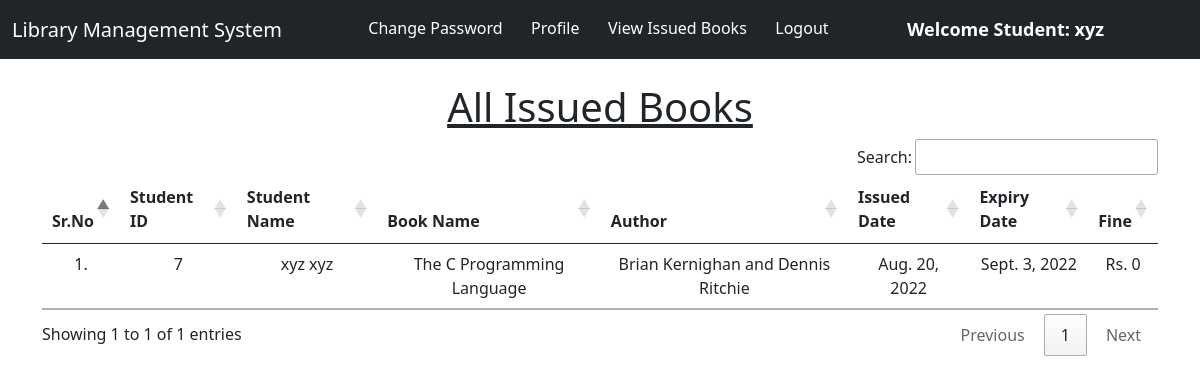
The app's page /student_issued_books/ (signed in) with its own data.
### library/models.py (models this page shows, shortened)
class Book(models.Model):
    name = models.CharField(max_length=200)
    author = models.CharField(max_length=200)
    isbn = models.PositiveIntegerField(primary_key=True)
    category = models.CharField(max_length=50)

class IssuedBook(models.Model):
    student_id = models.CharField(max_length=100, blank=True, primary_key = True)
    isbn = models.CharField(max_length=13)
    issued_date = models.DateField(auto_now=True)
    expiry_date = models.DateField(default=expiry)

### library/views.py (the view)
# urls.py: path("student_issued_books/", views.student_issued_books, name="student_issued_books"),
@login_required(login_url = '/student_login')
def student_issued_books(request):
    student = Student.objects.filter(user_id=request.user.id)
    issuedBooks = IssuedBook.objects.filter(student_id=student[0].user_id)
    li1 = []
    li2 = []
    for i in issuedBooks:
        books = Book.objects.filter(isbn=i.isbn)
        for book in books:
            t=(request.user.id, request.user.get_full_name, book.name,book.author)
            li1.append(t)
        days=(date.today()-i.issued_date)
        d=days.days
        fine=0
        if d>15:
            day=d-14
            fine=day*5
        t=(issuedBooks[0].issued_date, issuedBooks[0].expiry_date, fine)
        li2.append(t)
    return render(request,'student_issued_books.html',{'li1':li1, 'li2':li2})

### library/templates/student_issued_books.html (shortened to what this page needs)
{% extends 'student_navbar.html' %}
{% load static %}
{% block body %}
<div class="container mt-4">
    <h1 class="text-center"><u>All Issued Books</u></h1>
    <table class="table table-hover" id="example">
        <thead>
            <tr class="text-center">
                <th>Sr.No</th>
                <th>Student ID</th>
                <th>Student Name</th>
                <th>Book Name</th>
                <th>Author</th>
                <th>Issued Date</th>
                <th>Expiry Date</th>
                <th>Fine</th>
            </tr>
        </thead>
        <tbody>
            {% for i in li1 %}
            <tr class="text-center">
                <td>{{forloop.counter}}.</td>
                <td>{{i.0}}</td>
                <td>{{i.1}}</td>
                <td>{{i.2}}</td>
                <td>{{i.3}}</td>
                {% endfor %}
                {% for i in li2 %}
                <td>{{i.0}}</td>
                <td>{{i.1}}</td>
                <td>Rs. {{i.2}}</td>
            </tr>
            {% endfor %}
        </tbody>
    </table>
    </div>
{% endblock %}

### library/templates/student_navbar.html (shortened to what this page needs)
<!doctype html>
<html lang="en">
  <head>
    <link href="https://cdn.jsdelivr.net/npm/bootstrap@5.1.0/dist/css/bootstrap.min.css" rel="stylesheet">
    <link rel="stylesheet" href="https://cdn.datatables.net/1.10.25/css/jquery.dataTables.min.css">
    <link rel="stylesheet" href="https://cdn.datatables.net/buttons/1.7.1/css/buttons.dataTables.min.css">
  </head>
  <body>
    <nav class="navbar navbar-expand-lg navbar-dark bg-dark sticky-top " style="background-color : #4CB963; !important">
        <div class="container-fluid">
          <a class="navbar-brand" href="#">Library Management System</a>
          <div class="collapse navbar-collapse" id="navbarSupportedContent">
            <ul class="navbar-nav me-auto mb-2 mb-lg-0">
              <li class="nav-item">
                <a class="nav-link active" aria-current="page" href="/change_password/">Change Password</a>
              </li>
              <li class="nav-item">
                <a class="nav-link active" aria-current="page" href="/profile/">Profile</a>
              </li>
              <li class="nav-item">
                <a class="nav-link active" aria-current="page" href="/student_issued_books/">View Issued Books</a>
              </li>
              <li class="nav-item">
                <a class="nav-link active" aria-current="page" href="/logout/">Logout</a>
              </li>
              <li class="nav-item">
                <a style="font-weight:600; font-family:'Segoe UI', Tahoma, Geneva, Verdana, sans-serif; font-size: large;" class="nav-link active" href="#">Welcome Student: {{request.user}}</a>
              </li>
            </ul>
          </div>
        </div>
      </nav>
      {% block body %}
      {% endblock %}
  </body>
</html>

### records on screen
Book: name "The C Programming Language", author "Brian Kernighan and Dennis Ritchie"
IssuedBook: issued_date "Aug. 20, 2022", expiry_date "Sept. 3, 2022"

### other values on screen
{{ request.user }} "xyz"
{{ i.0 }} "7"
{{ i.1 }} "xyz xyz"
{{ i.2 }} "0"
